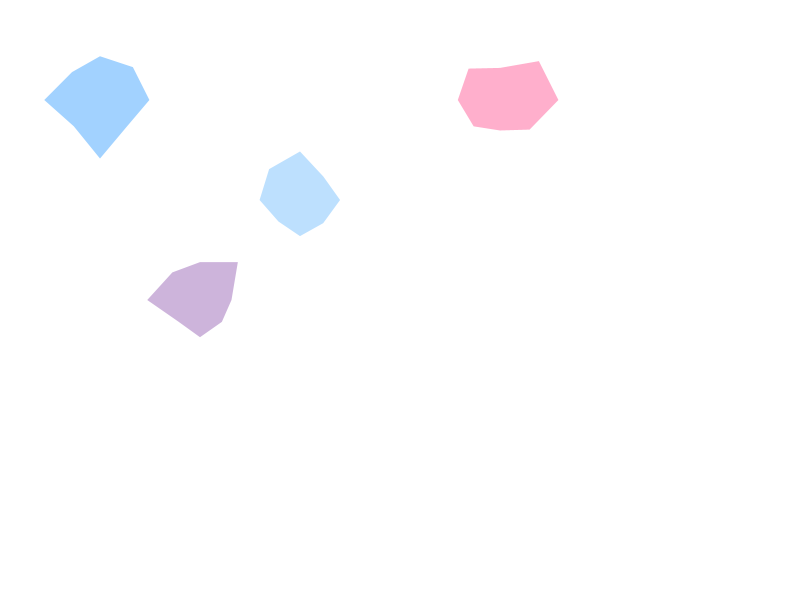
Frame 1 (no input)
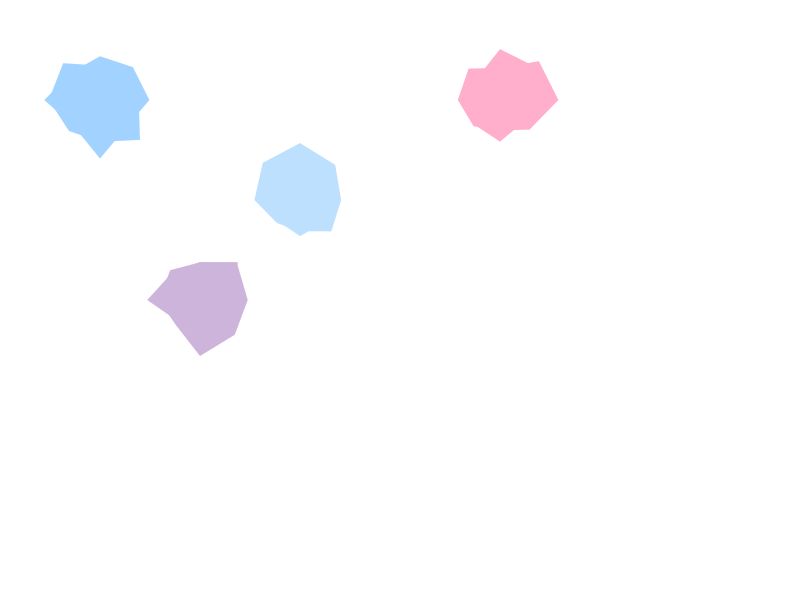
Frame 2 (the mouse pressed at the canvas centre, redrawn once)

The Processing sketch that drew these frames (run headless with seeded random() and noise(); the mouse was pressed at the canvas centre and the sketch redrawn once):

// Processing sketch: text_input
// ── text_input.pde
// Processing sketch
void setup() {
  size(800, 600); // Set the size of the canvas
  background(255); // Set background color
  noLoop(); // Draw only once
}

void draw() {
  // Define colors
  color c1 = color(162, 210, 255);
  color c2 = color(189, 224, 254);
  color c3 = color(255, 175, 204);
  color c4 = color(205, 180, 219);

  // Draw four irregular shapes
  drawIrregularShape(100, 100, c1);
  drawIrregularShape(300, 200, c2);
  drawIrregularShape(500, 100, c3);
  drawIrregularShape(200, 300, c4);
  
  save("irregularShape.jpg");
}

void drawIrregularShape(float x, float y, color col) {
  fill(col); // Set fill color for the shape
  noStroke(); // No border for the shape
  
  beginShape();
  // Create an irregular shape with dynamic distortions
  for (int i = 0; i < 8; i++) {
    float angle = TWO_PI / 8 * i;
    float radius = random(30, 60); // Random radius for distortion
    float vx = x + cos(angle) * radius;
    float vy = y + sin(angle) * radius;
    vertex(vx, vy);
  }
  endShape(CLOSE);
}

void mousePressed() {
  redraw(); // Redraw when the mouse is pressed
}
